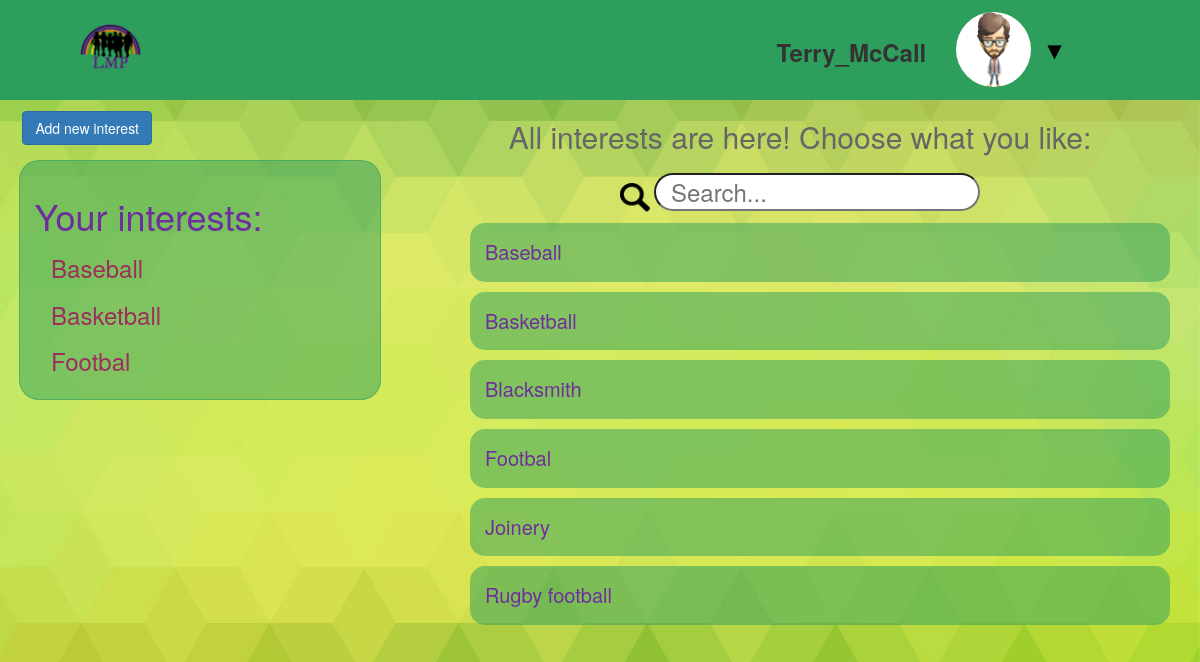
The page / (signed in) on the database its author committed.
### interests/models.py (models this page shows, shortened)
class UserProfile(models.Model):
	user = models.OneToOneField(User)
	fb_account = models.URLField(blank=True)
	avatar = models.ImageField(upload_to='profile_images', blank=True)

class Interest(models.Model):
	name = models.CharField(max_length=100)
	description = models.TextField(blank=True)
	users = models.ManyToManyField(User)
	url = models.CharField(max_length=200)

### default/views.py (the view)
# urls.py: url(r'^$', views.home, name='home'),
@login_required
def home(request):
	interests_list = Interest.objects.order_by('name')
	for interest in interests_list:
		interest.url = interest.name.replace(' ', '_')
	user_interests_list = Interest.objects.filter(users=request.user).order_by('name')
	for interest in user_interests_list:
		interest.url = interest.name.replace(' ', '_')
	context = {
		'interests': interests_list,
		'user_interests': user_interests_list,
	}
	return render(request, 'default/home.html', context)

### default/templates/default/home.html (shortened to what this page needs)
{% extends 'base.html' %}
{% load static %}
{% block content %}
	{% if user.is_authenticated %}
		<div class="container-fluid text-center">
			<div class="row">
				<div id="navbar" class="col-lg-12">
					<div class="col-lg-2">
						<a href="/"><img class="logo" src="{% static 'images/logo.png' %}" alt=""></a>
					</div>
					<div class="col-lg-5">
					</div>
					<div class="col-lg-5">
						<div class="col-lg-6 text-right">
							<div class="username">{{ user.username }}</div>
						</div>
						<div class="col-lg-2">
							{% if user.userprofile.avatar == '' %}
								<img class="avatar" src="{% static 'images/default_avatar.png' %}" alt="">
							{% else %}
								<img class="avatar" src="/media/{{ user.userprofile.avatar }}" alt="">
							{% endif %}
						</div>
						<div class="col-lg-4 text-left dropdown">
 							<img class="dropbtn" src="{% static 'images/triangle.png' %}" alt="">
						</div>
					</div>
				</div>
				<div class="col-lg-4 text-left">
					<a href="/newinterest/" class="btn btn-primary btn-add">Add new interest</a>
					<div class="user-interests">
						<h2>Your interests:</h2>
							{% if user_interests %}
								{% for item in user_interests %}
									<h3><a class="interest-link" href="/interest/{{ item.url }}">{{ item.name }}</a></h3>
								{% endfor %}
							{% endif %}
					</div>
				</div>
				<div class="col-lg-8">
					<h2 class="home-title">All interests are here! Choose what you like:</h2>
 					<div id="search-bar">
						<img src="{% static 'images/search-loop.png' %}" alt="">
						<input type="text" id="search-box" onkeyup="myFunction()" name="serach" placeholder="Search...">
					</div>
					<div class="col-lg-12 text-left">
						{% if interests %}
							<ul id="myUL">
							{% for item in interests %}
								<a href="/interest/{{ item.url }}"><li>{{ item.name }}</li></a>
							{% endfor %}
							</ul>
						{% endif %}
					</div>
				</div>
			</div>
		</div>
	{% endif %}
{% endblock %}

### static/css/global.css (style rules this page uses)
html, body { height: 100%; background: url(/static/images/bg.jpg) no-repeat center center; -webkit-background-size: cover; -moz-background-size: cover; -o-background-size: cover; background-size: cover; }
#navbar { background-color: #2e9e5c; height: 100px; }
.logo { width: 60%; }
.avatar { margin-top: 12px; height: 75px; width: 75px; -webkit-border-radius: 50%; -moz-border-radius: 50%; border-radius: 50%; }
.username { font-size: 24px; font-weight: 600; margin-top: 35px; }
.dropbtn { margin-top: 45px; margin-left: 15px; cursor: pointer; width: 15px; height: 15px; }
.dropdown { position: relative; display: inline-block; }
.user-interests { background: rgba(46, 158, 92, 0.5); border: 1px solid rgba(46, 158, 92, 0.5); border-radius: 20px; margin: 4% auto; padding: 4%; width: 98%; }
.user-interests h2 { color: #6f2e9e; font-size: 36px; }
.interest-link { color: #9e2e5d; text-decoration: none; margin-left: 5%; }
#search-bar { margin-top: 20px; }
#search-bar img { width: 30px; height: 30px; }
#search-bar input { font-size: 24px; padding: 0 15px; -webkit-border-radius: 25px; -moz-border-radius: 25px; border-radius: 25px; }
.home-title { color: #666; }
#myUL { list-style-type: none; }
#myUL a { color: #6f2e9e; font-size: 20px; width: 100%; }
#myUL li { background: rgba(46, 158, 92, 0.5); border-radius: 15px; margin: 10px 0; padding: 15px; }
.btn-add { margin-left: 2%; margin-top: 3%; }

### rows shown on the page
Interest: name "Baseball"
Interest: name "Basketball"
Interest: name "Footbal"
Interest: name "Blacksmith"
Interest: name "Joinery"
Interest: name "Rugby football"

### other values the page prints
{{ user.username }} "Terry_McCall"
